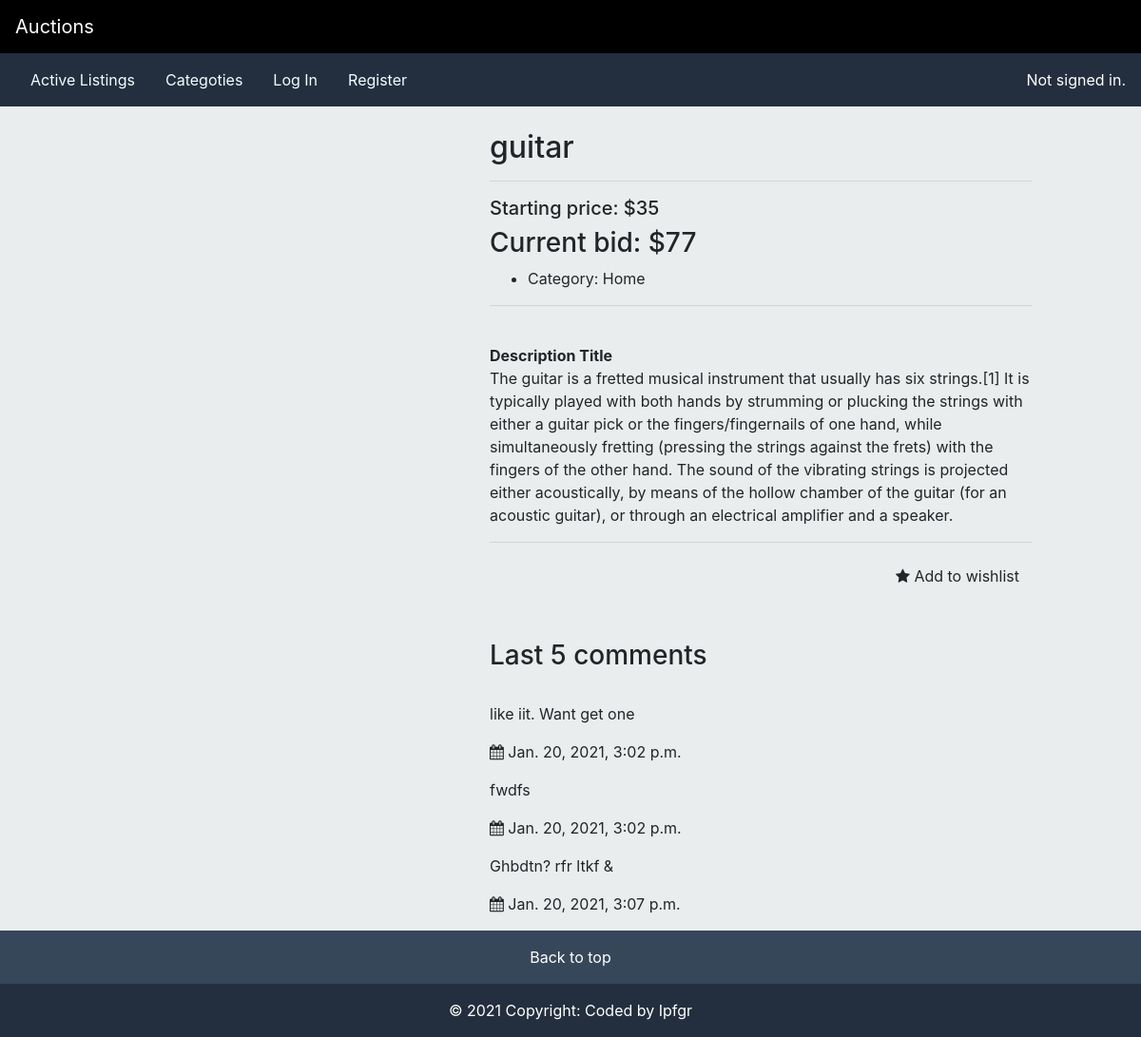
Page /product/guitar on the earlier database version.
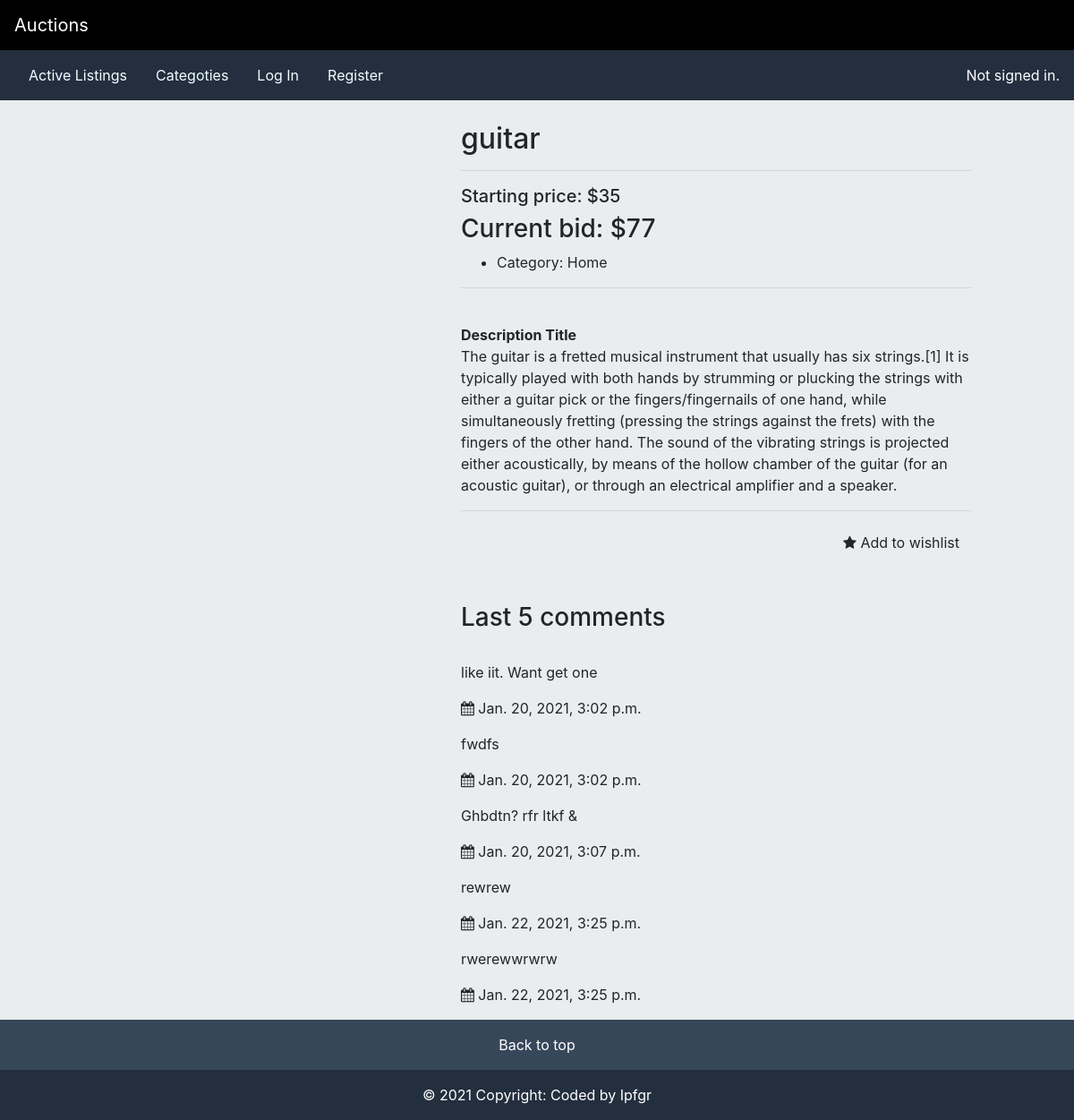
Same page on the later database version.
### auctions/models.py (models this page shows, shortened)
class Comment(models.Model):
    title = models.ForeignKey(Product,on_delete=models.CASCADE ,related_name='commenttext',null=True)
    comment_text = models.TextField(max_length=392)
    post_date= models.DateTimeField(default=timezone.now())
    class Meta:
        ordering = ["post_date"]

### auctions/views.py (the view, shortened to what this page needs)
# urls.py: path("product", views.product, name="product"),
def product(request, id):
    id_var=id
    entry = Product.objects.get(title=id)
    close_button = 0
    current_bid = 0
    current_bid = (
        Bid.objects.filter(product_id=entry.auto_increment_id).order_by("id").last()
    )
    check_win=(Product.objects.filter(active=False, winner=request.user.username, title=id))
    wl = WatchListForUser.objects.filter(user=request.user.username, watchlist=id)
    if entry.author == request.user.username:
        close_button = 1
    else:
        close_button = 0
    if request.method == "GET":
        newcomment = request.GET.get("newcomment")
        currentuser = request.user.username
        cm = Comment.objects.filter(title_id=entry.auto_increment_id)
        if newcomment is not None:
            newc = Comment(title_id=entry.auto_increment_id, comment_text=newcomment)
            newc.save()
            return HttpResponseRedirect(id)
        context = {
            "id": entry.auto_increment_id,
            "title": entry.title,
            "descr": entry.description,
            "strbid": entry.startbid,
            "imgurl": entry.imgurl,
            "category": entry.category,
            "active": entry.active,
            "email": entry.email,
            "form": commentform,
            "comment_obj": cm[:5],
            "close_button": close_button,
            "watchlist":wl.exists(),
            "current_bid": current_bid.bid,
            "win":check_win.exists()
        }
        return render(request, "auctions/product.html", context)

### auctions/models.py (called while the page is built)
    def __str__(self):
        return self.categories

### auctions/templates/auctions/product.html (shortened to what this page needs)
{% extends "auctions/layout.html" %}
{% load static %}
{% block body %}
<div class="col-sm-12 col-md-12 col-lg-12">
    <div class="product-content product-wrap clearfix product-deatil">
        <div class="row">
            <div class="col-md-5 col-sm-12 col-xs-12">
                <div class="product-image">
                        <div class="carousel-inner">
                            <div class="item active">
                            </div>
                        </div>
                       </div>
            </div>
            <div class="col-md-6 col-md-offset-1 col-sm-12 col-xs-12">
                <h2 class="name">
                    {{title}}
                </h2>
                <hr />
                <div class="price-container">
                   <h5>Starting price: ${{strbid}}</h5>
                {%if current_bid > 0 %}
                    <h3>Current bid: ${{current_bid}}</h3>
                {%else%}
                    <h6>Nobody place bid yet</h6>
                {%endif%}
                </div>
                <div>
                    <ul>
                        <li>
                            </h5>Category: <span>{{category}}</span></h5>
                        </li>
                    </ul>
                </div>
                <hr />
                <div class="description description-tabs">
                    <div id="myTabContent" class="tab-content">
                            <br />
                            <strong>Description Title</strong>
                            <p>{{descr}}
                            </p>
                    </div>
                </div>
                <hr />
                <div class="row">
                    <div class="col-sm-12 col-md-6 col-lg-6" >
        </div>
                    <div class="col-sm-12 col-md-6 col-lg-6">
                        <div class="btn-group pull-right">
                        <form action={% url 'watchlist' %} method="POST">
                               {% if watchlist%}
                               <button type="submit" name="rm_watchlist" value="{{title}}" class="btn btn-white btn-default"><i class="fa fa-star"></i> Remove from wishlist</button>
                                {%else%}
                               <button type="submit" name="add_watchlist" value="{{title}}" class="btn btn-white btn-default"><i class="fa fa-star"></i> Add to wishlist</button>
                                {%endif%}
                        </form>
                        </div>
                    </div>
                </div>
                <br>
                <br>
                <h3>Last 5 comments</h3>
                <br />
                {%for comment in comment_obj %}
                <div class="media">
                    <div class="media-body">
                        <p>{{comment.comment_text}}</p>
                        <ul class="list-unstyled list-inline media-detail pull-left">
                            <li><i class="fa fa-calendar"></i> {{comment.post_date}}</li>
                        </ul>
                    </div>
                </div>
                {%endfor%}
            </div>
        </div>
    </div>
</div>
{% endblock %}

Differences in the rows shown:
added Comment: comment_text "rewrew", post_date "Jan. 22, 2021, 3:25 p.m."
added Comment: comment_text "rwerewwrwrw", post_date "Jan. 22, 2021, 3:25 p.m."
